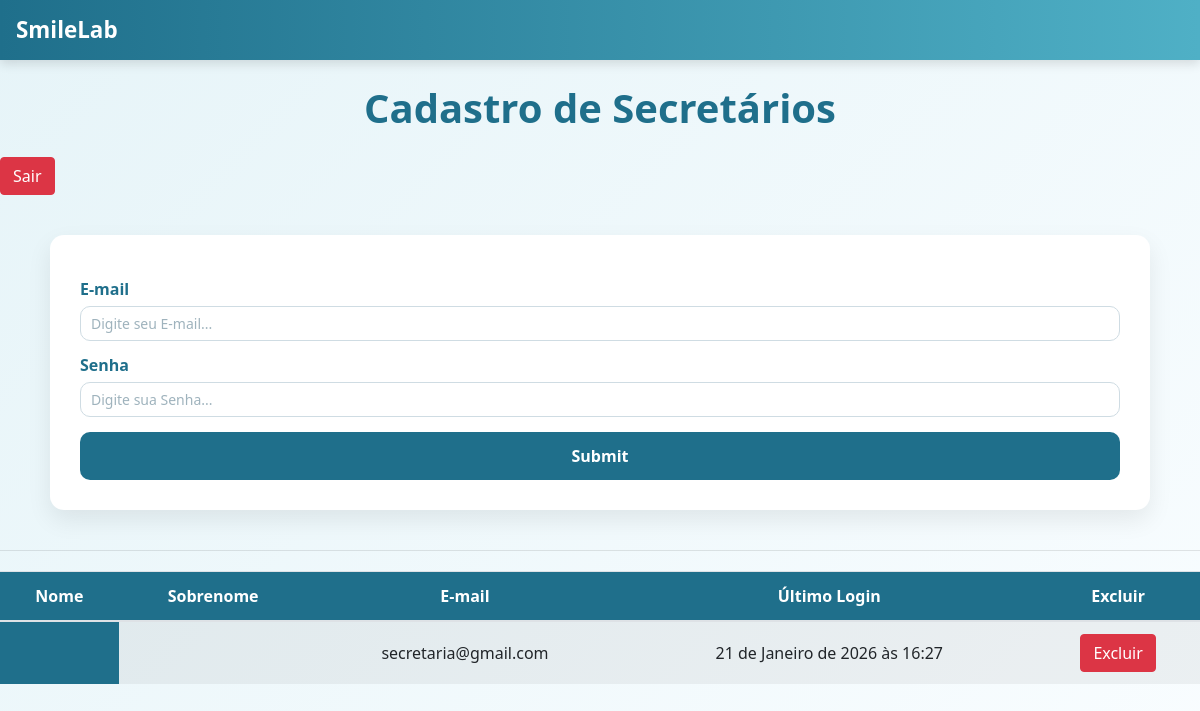
The app's page /auth/cadastrar_secretarios/, older data.
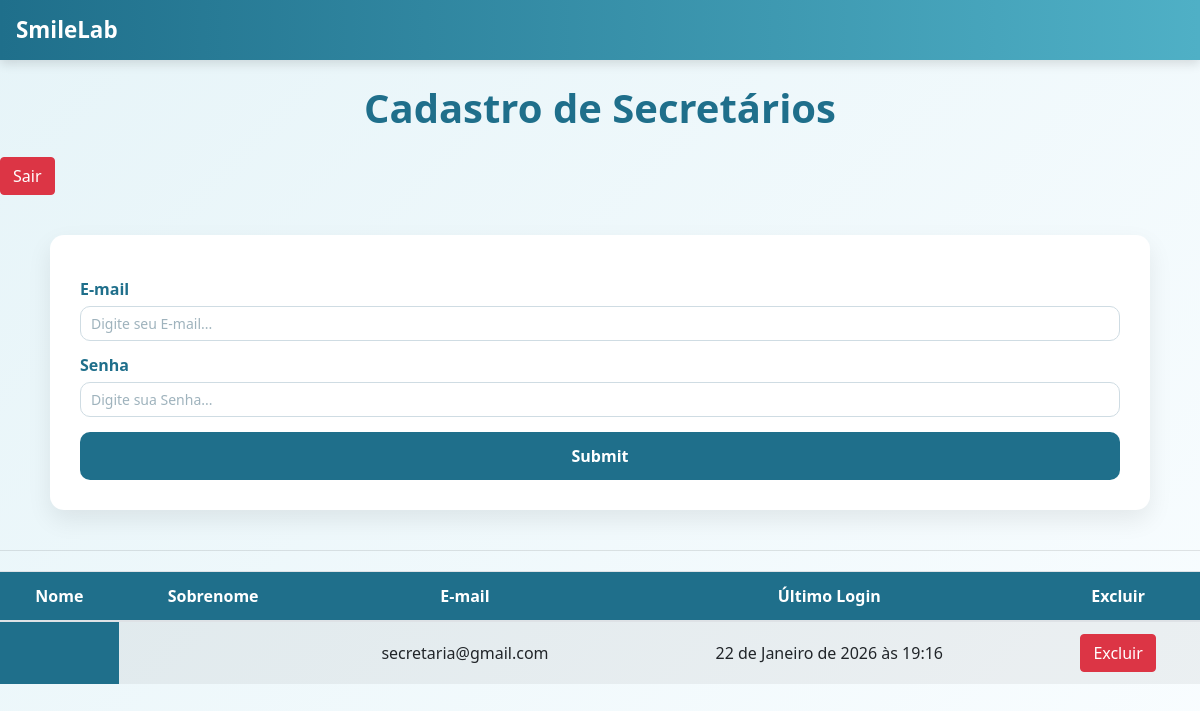
The same page, newer data.
### usuarios/models.py (models this page shows)
class Users(AbstractUser):
    choices_cargo = (('D', 'Dentista'), ('S', 'Secretária'), ('A', 'Admin'))
    cargo = models.CharField(max_length=1, choices=choices_cargo)

### usuarios/views.py (the view, shortened to what this page needs)
# urls.py: path('cadastrar_secretarios/', views.cadastrar_secretarios, name='cadastrar_secretarios'),
@has_permission_decorator('cadastrar_secretarios')
def cadastrar_secretarios(request):
    if request.method == "GET":
        secretarios = Users.objects.filter(cargo="S")
        return render(request, 'cadastrar_secretarios.html', {'secretarios': secretarios})

### usuarios/templates/cadastrar_secretarios.html (shortened to what this page needs)
{% extends 'base.html' %}
{% block 'body' %}
<br>
<h1>Cadastro de Secretários</h1>
<a href="{% url 'sair' %}" class="btn btn-danger">Sair</a>
<div class = "container">
    <form action = "{% url 'cadastrar_secretarios' %}" method="POST"> {% csrf_token %}
        <label>E-mail</label>
        <input type="email" placeholder="Digite seu E-mail..." name="email" class="form-control">
        <br>
        <label>Senha</label>
        <input type="password" placeholder="Digite sua Senha..." name="senha" class="form-control">
        <br>
        <input type="submit" class="btn btn-success">
        <br>
    </form>
</div>
 <hr>
 <table class="table table-striped">
  <thead>
    <tr>
      <th scope="col">Nome</th>
      <th scope="col">Sobrenome</th>
      <th scope="col">E-mail</th>
      <th scope="col">Último Login</th>
      <th scope="col">Excluir</th>
    </tr>
  </thead>
  <tbody>
    {%for secretario in secretarios %}
    <tr>
      <th scope="row">{{secretario.first_name}}</th>
        <td>{{secretario.last_name}}</td>
        <td>{{secretario.email}}</td>
        <td>{% if not secretario.last_login %}
                Nunca logou
            {% else %}
                 {{secretario.last_login}}
            {% endif %}
           </td>
        <td><a href="{%url 'excluir_secretario' secretario.id %}" class="btn btn-danger">Excluir</a></td>
    </tr>
    {% endfor %}
  </tbody>
</table>
{% endblock %}

Row changes from the older to the newer data that the page shows:
changed Users "secretaria@gmail.com": last_login "21 de Janeiro de 2026 às 16:27" → "22 de Janeiro de 2026 às 19:16"
